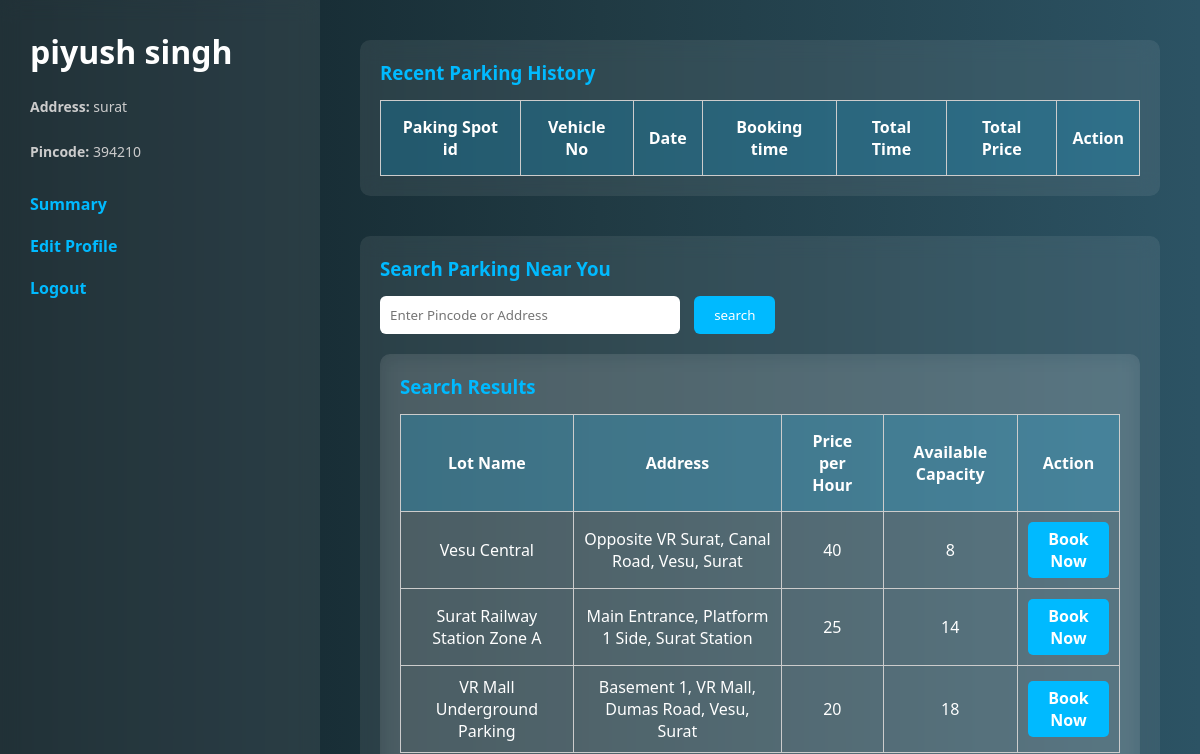
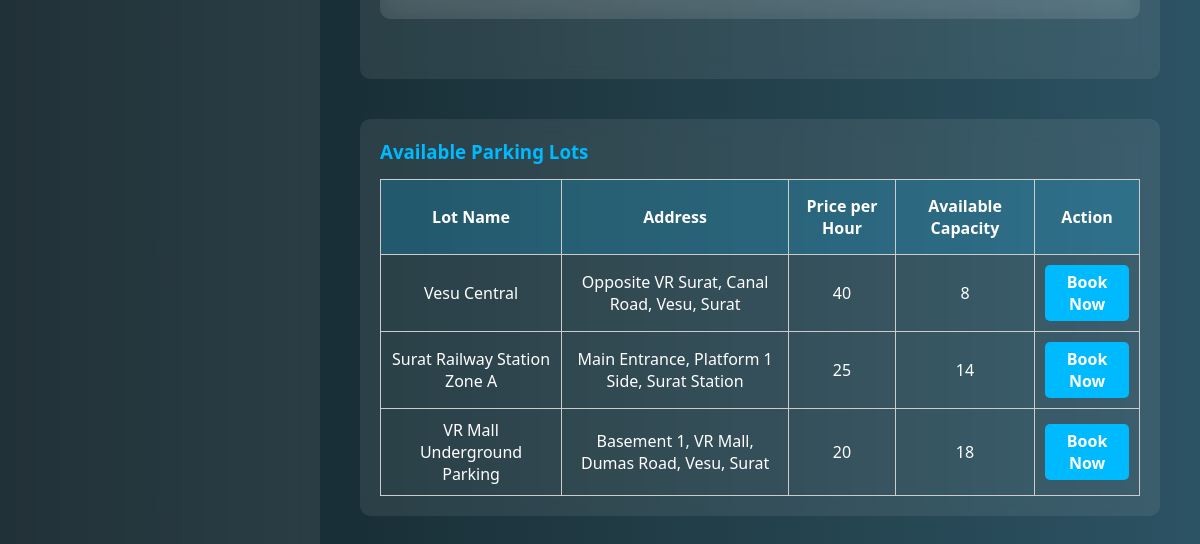
The page /user_dashboard/1 on the database as committed earlier (2 pictures, top to bottom).
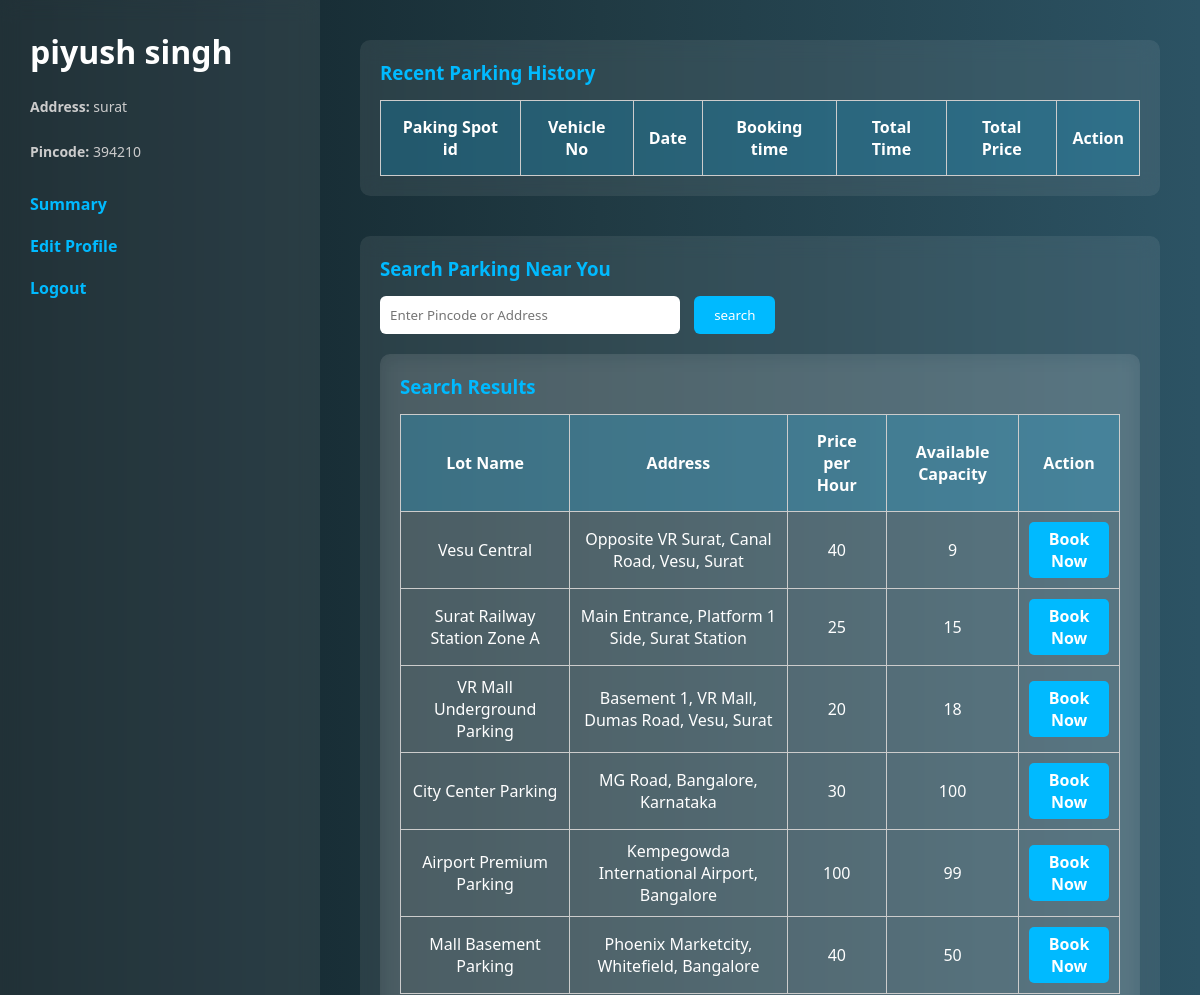
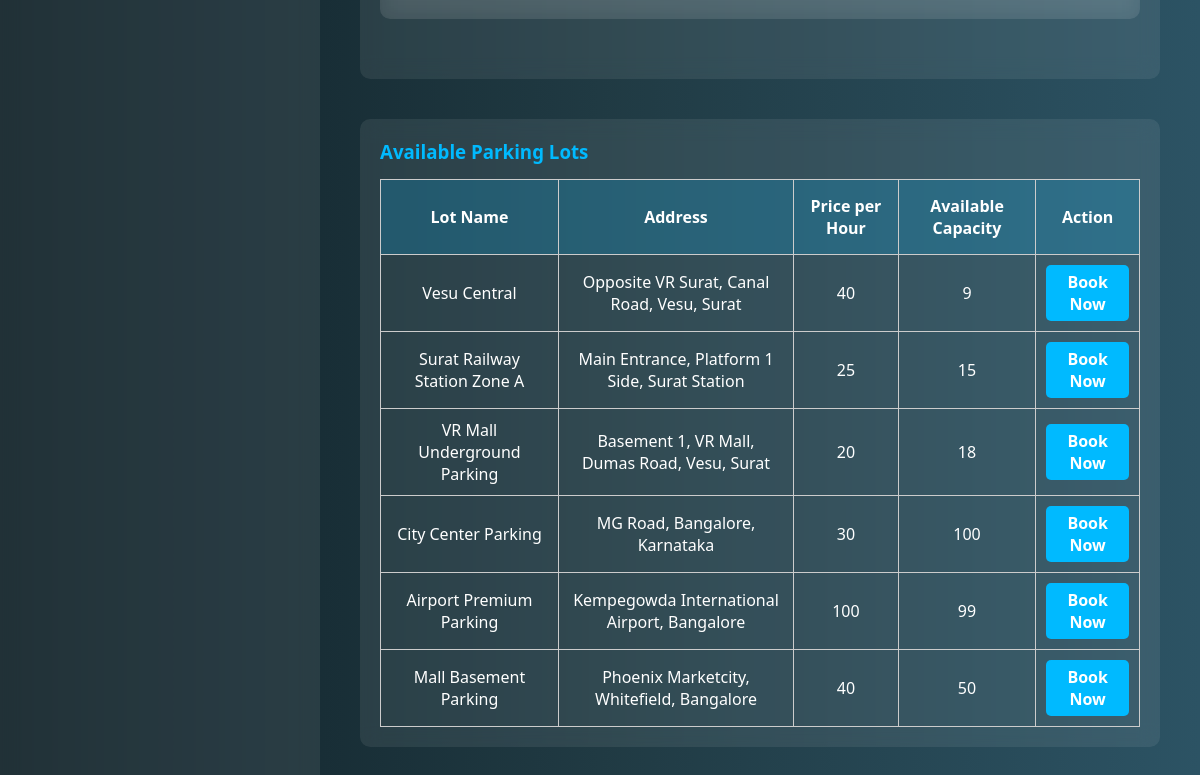
The same page on the database as committed later (2 pictures, top to bottom).
### app.py (models this page shows)
class Parking_lot(db.Model):
    __tablename__ = 'parking_lot'
    id = db.Column(db.Integer, primary_key=True, autoincrement=True)
    parking_lot_name = db.Column(db.String(100), nullable=False,)
    address = db.Column(db.String(150), nullable=False)
    pin_code = db.Column(db.String(6), nullable=False)
    price_per_hour =db.Column(db.Integer, nullable = False)
    total_capacity = db.Column(db.Integer, nullable = False)
    avilable_capacity = db.Column(db.Integer, nullable = False)
    spots = db.relationship("ParkingSpot", back_populates = 'lot')

### app.py (the view)
@app.route('/user_dashboard/<int:user_id>', methods=['GET', 'POST'])
def user_dashboard(user_id):
    user = User.query.get_or_404(user_id)
    user_history = History.query.filter_by(user_id=user.id).order_by(History.id.desc()).limit(3).all()
    parking_lots = Parking_lot.query.all()
    search_results = []
    pincode = None
    if request.method == "POST":
        pincode = request.form.get("pincode")
    if pincode:  # Only search if pincode exists
        search_results = Parking_lot.query.filter(Parking_lot.address.contains(pincode)).all()
        if not search_results:
            search_results = Parking_lot.query.filter(Parking_lot.parking_lot_name.contains(pincode)).all()
    else:
        search_results = parking_lots  # Show all if no search
    return render_template(
        'user_dashboard.html',
        user=user,
        parking_lots=parking_lots,
        histirys=user_history,
        search_results=search_results
    )

### templates/user_dashboard.html (shortened to what this page needs)
<!DOCTYPE html>
<html lang="en">
<head>
</head>
<body>
  <div class="sidebar">
    <div class="user-info">
      <h1> {{ user.name}}</h1>
      <br>
      <p><strong>Address:</strong> {{ user.address }}</p>
      <br>
      <p><strong>Pincode:</strong> {{ user.pin_code}}</p>
    </div>
    <a href="{{url_for('user_summary',user_id = user.id)}}">Summary</a>
    <a href="{{ url_for ('edit_profile', user_id=user.id) }}">Edit Profile</a>
    <a href="/landing_page">Logout</a>
  </div>
  <div class="main-content">
    <div class="section">
     <h3>Recent Parking History</h3>
         <table>
           <tr>
              <th>Paking Spot id </th>
               <th>Vehicle No</th>
               <th>Date</th>
               <th>Booking time</th>
               <th>Total Time </th>
               <th> Total Price</th>
               <th>Action</th>
           </tr>
      </table>
    </div>
    <div class="section">
      <h3>Search Parking Near You</h3>
      <div class="search-box">
        <form action="{{ url_for('user_dashboard', user_id=user.id) }}"  method="POST">
          <input type="text" name="pincode" placeholder="Enter Pincode or Address"  required>
          <input type="submit" value="search" class="btn-search"  >
        </form>
      </div>
      {% if search_results %}
  <div class="section">
    <h3>Search Results</h3>
    <table>
      <tr>
        <th>Lot Name</th>
        <th>Address</th>
        <th>Price per Hour</th>
        <th>Available Capacity</th>
        <th>Action</th>
      </tr>
      {% for lot in search_results %}
        <tr>
          <td>{{ lot.parking_lot_name }}</td>
          <td>{{ lot.address }}</td>
          <td>{{ lot.price_per_hour }}</td>
          <td>{{ lot.avilable_capacity }}</td>
          <td><a href="{{url_for('book_spot',user_id = user.id, lot_id = lot.id )}}" class="btn btn-book">Book Now</a></td>
        </tr>
      {% endfor %}
    </table>
  </div>
      {% else %}
        <p>No results found.</p>
      {% endif %}
  </div>
  <div class="section">
    <h3>Available Parking Lots</h3>
    <table>
      <tr>
        <th>Lot Name</th>
        <th>Address</th>
        <th>Price per Hour</th>
        <th>Available Capacity</th>
        <th>Action</th>
      </tr>
      {% for lot in parking_lots %}
        <tr>
          <td>{{ lot.parking_lot_name }}</td>
          <td>{{ lot.address }}</td>
          <td>{{ lot.price_per_hour }}</td>
          <td>{{ lot.avilable_capacity }}</td>
          <td><a href="{{url_for('book_spot',user_id = user.id, lot_id = lot.id )}}" class="btn btn-book">Book Now</a></td>
        </tr>
      {% endfor %}
      </table>
    </div>
  </div>
</body>
</html>

Rows that differ between the two databases and show on the page:
changed Parking_lot "Vesu Central": avilable_capacity "8" → "9"
changed Parking_lot "Surat Railway Station Zone A": avilable_capacity "14" → "15"
added Parking_lot: parking_lot_name "City Center Parking", address "MG Road, Bangalore, Karnataka", price_per_hour "30", avilable_capacity "100"
added Parking_lot: parking_lot_name "Airport Premium Parking", address "Kempegowda International Airport, Bangalore", price_per_hour "100", avilable_capacity "99"
added Parking_lot: parking_lot_name "Mall Basement Parking", address "Phoenix Marketcity, Whitefield, Bangalore", price_per_hour "40", avilable_capacity "50"
